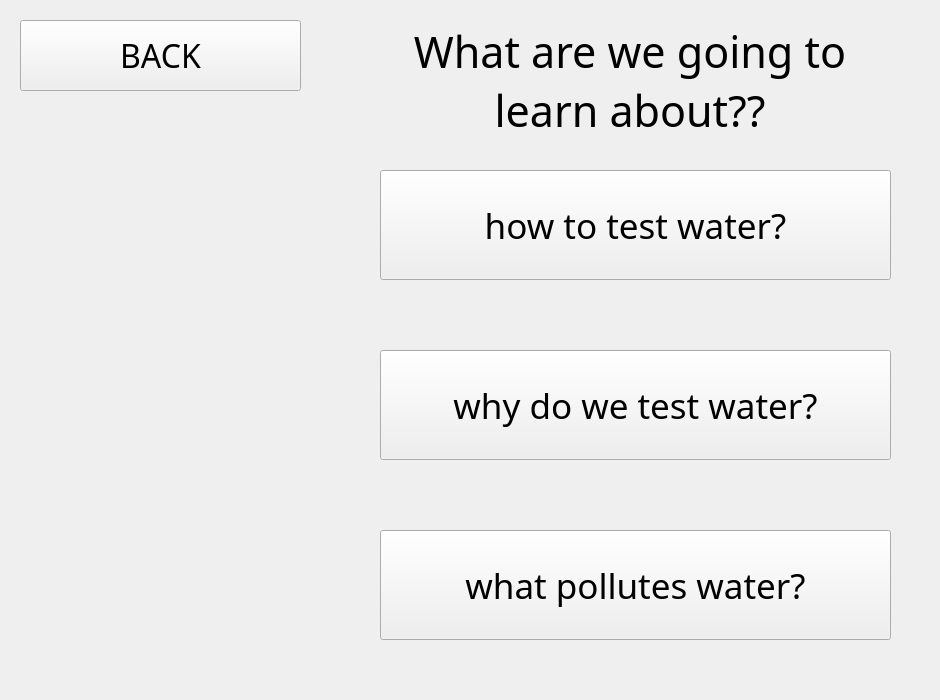
<?xml version="1.0" encoding="UTF-8"?>
<ui version="4.0">
 <class>learning_ui</class>
 <widget class="QWidget" name="learning_ui">
  <property name="geometry">
   <rect>
    <x>0</x>
    <y>0</y>
    <width>940</width>
    <height>700</height>
   </rect>
  </property>
  <property name="windowTitle">
   <string>Form</string>
  </property>
  <widget class="QLabel" name="label_L_title">
   <property name="geometry">
    <rect>
     <x>380</x>
     <y>20</y>
     <width>500</width>
     <height>122</height>
    </rect>
   </property>
   <property name="font">
    <font>
     <family>Cooper Black</family>
     <pointsize>32</pointsize>
     <weight>50</weight>
     <bold>false</bold>
    </font>
   </property>
   <property name="lineWidth">
    <number>-3</number>
   </property>
   <property name="text">
    <string>What are we going to learn about??</string>
   </property>
   <property name="alignment">
    <set>Qt::AlignCenter</set>
   </property>
   <property name="wordWrap">
    <bool>true</bool>
   </property>
  </widget>
  <widget class="QPushButton" name="pushButton_L_parameters">
   <property name="geometry">
    <rect>
     <x>380</x>
     <y>170</y>
     <width>511</width>
     <height>110</height>
    </rect>
   </property>
   <property name="font">
    <font>
     <family>Cooper Black</family>
     <pointsize>26</pointsize>
     <weight>50</weight>
     <bold>false</bold>
    </font>
   </property>
   <property name="layoutDirection">
    <enum>Qt::LeftToRight</enum>
   </property>
   <property name="text">
    <string>how to test water?</string>
   </property>
   <property name="iconSize">
    <size>
     <width>16</width>
     <height>16</height>
    </size>
   </property>
   <property name="autoDefault">
    <bool>false</bool>
   </property>
  </widget>
  <widget class="QPushButton" name="pushButton_L_whyTest">
   <property name="geometry">
    <rect>
     <x>380</x>
     <y>350</y>
     <width>511</width>
     <height>110</height>
    </rect>
   </property>
   <property name="font">
    <font>
     <family>Cooper Black</family>
     <pointsize>26</pointsize>
     <weight>50</weight>
     <bold>false</bold>
    </font>
   </property>
   <property name="layoutDirection">
    <enum>Qt::LeftToRight</enum>
   </property>
   <property name="text">
    <string>why do we test water?</string>
   </property>
   <property name="iconSize">
    <size>
     <width>16</width>
     <height>16</height>
    </size>
   </property>
   <property name="autoDefault">
    <bool>false</bool>
   </property>
  </widget>
  <widget class="QPushButton" name="pushButton_L_what_pollutes">
   <property name="geometry">
    <rect>
     <x>380</x>
     <y>530</y>
     <width>511</width>
     <height>110</height>
    </rect>
   </property>
   <property name="font">
    <font>
     <family>Cooper Black</family>
     <pointsize>26</pointsize>
     <weight>50</weight>
     <bold>false</bold>
    </font>
   </property>
   <property name="layoutDirection">
    <enum>Qt::LeftToRight</enum>
   </property>
   <property name="text">
    <string>what pollutes water?</string>
   </property>
   <property name="iconSize">
    <size>
     <width>16</width>
     <height>16</height>
    </size>
   </property>
   <property name="autoDefault">
    <bool>false</bool>
   </property>
  </widget>
  <widget class="QPushButton" name="pushButton_back">
   <property name="geometry">
    <rect>
     <x>20</x>
     <y>20</y>
     <width>281</width>
     <height>71</height>
    </rect>
   </property>
   <property name="font">
    <font>
     <family>Cooper Black</family>
     <pointsize>24</pointsize>
     <weight>50</weight>
     <bold>false</bold>
    </font>
   </property>
   <property name="layoutDirection">
    <enum>Qt::LeftToRight</enum>
   </property>
   <property name="text">
    <string>BACK</string>
   </property>
   <property name="iconSize">
    <size>
     <width>16</width>
     <height>16</height>
    </size>
   </property>
   <property name="autoDefault">
    <bool>false</bool>
   </property>
  </widget>
  <widget class="QLabel" name="background">
   <property name="geometry">
    <rect>
     <x>0</x>
     <y>0</y>
     <width>940</width>
     <height>700</height>
    </rect>
   </property>
   <property name="text">
    <string/>
   </property>
  </widget>
  <widget class="QLabel" name="archie">
   <property name="geometry">
    <rect>
     <x>0</x>
     <y>270</y>
     <width>400</width>
     <height>400</height>
    </rect>
   </property>
   <property name="text">
    <string/>
   </property>
   <property name="scaledContents">
    <bool>false</bool>
   </property>
  </widget>
  <zorder>background</zorder>
  <zorder>label_L_title</zorder>
  <zorder>pushButton_back</zorder>
  <zorder>archie</zorder>
  <zorder>pushButton_L_parameters</zorder>
  <zorder>pushButton_L_whyTest</zorder>
  <zorder>pushButton_L_what_pollutes</zorder>
 </widget>
 <resources/>
 <connections/>
</ui>
